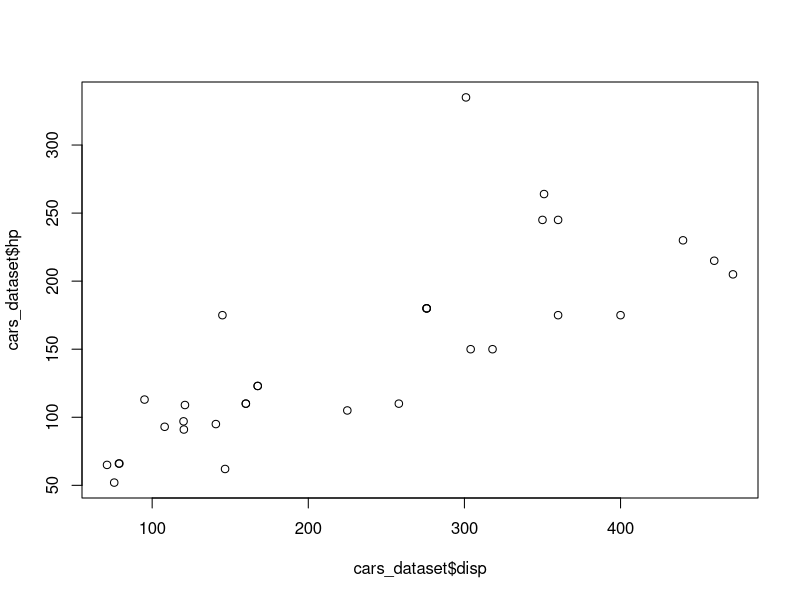
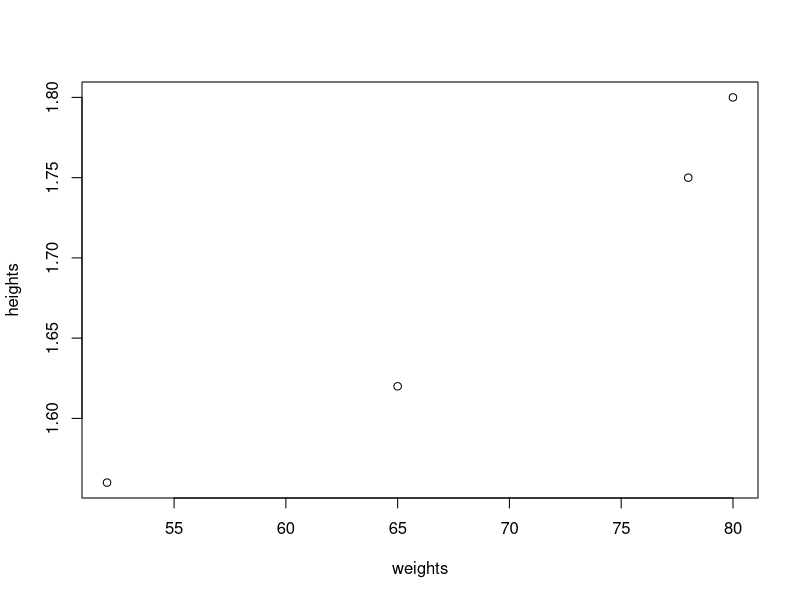
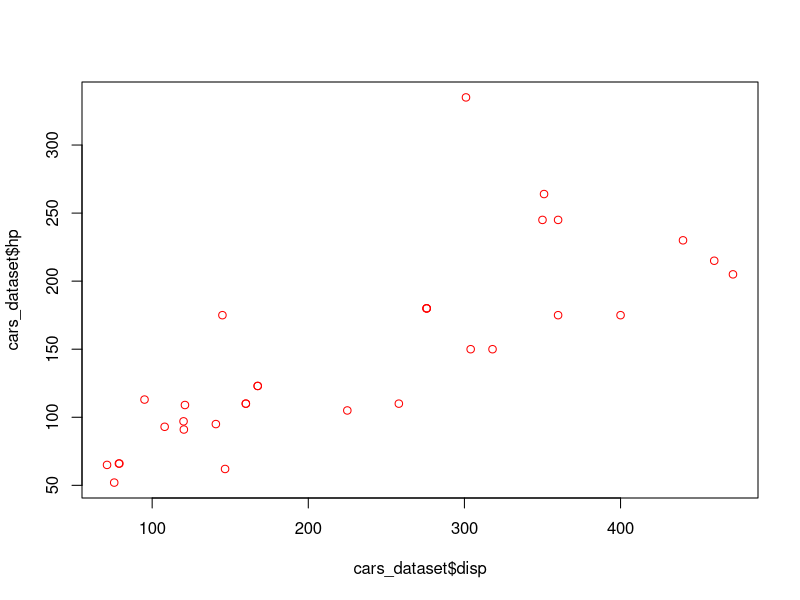
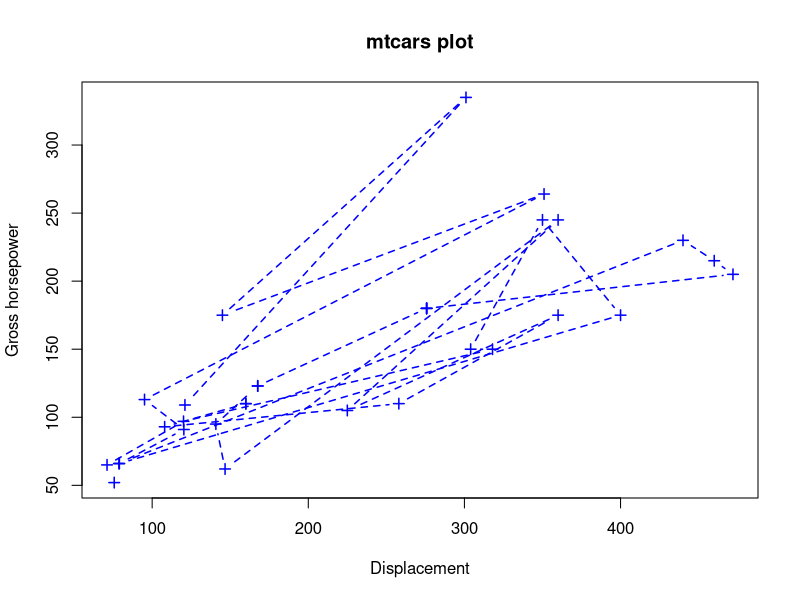
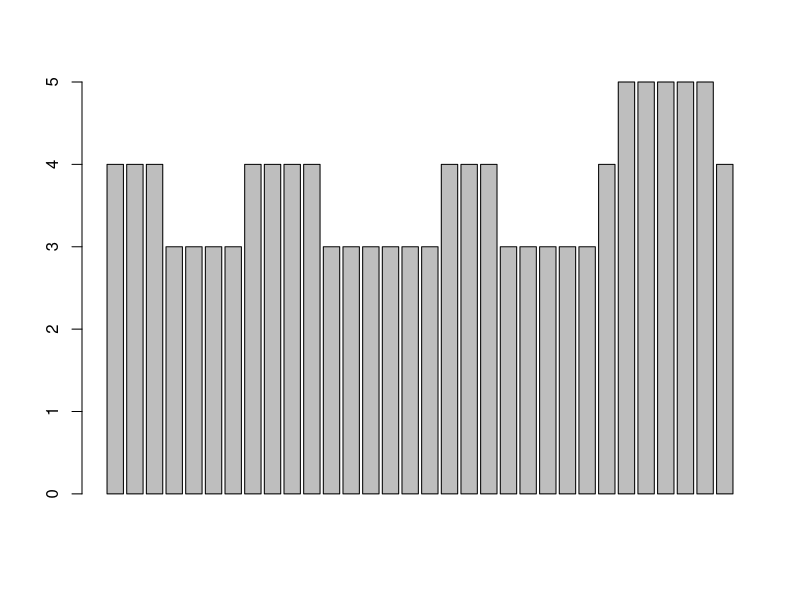
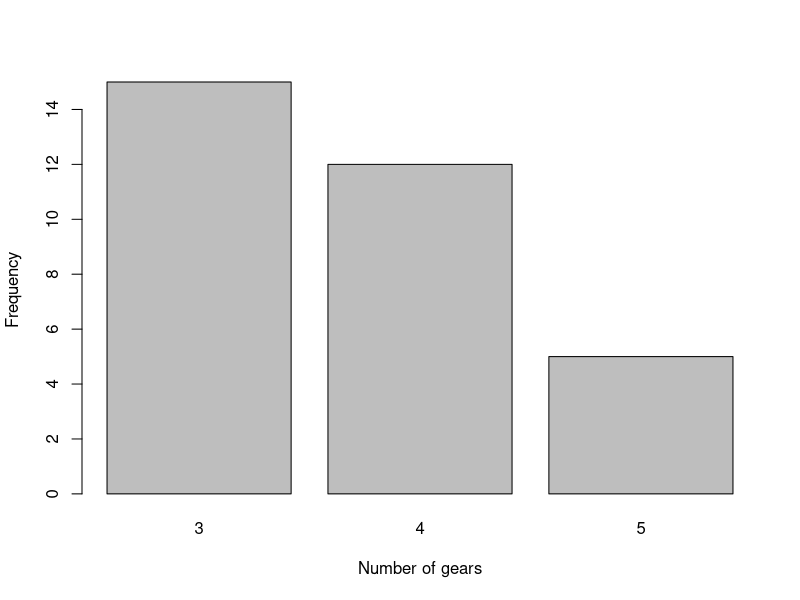
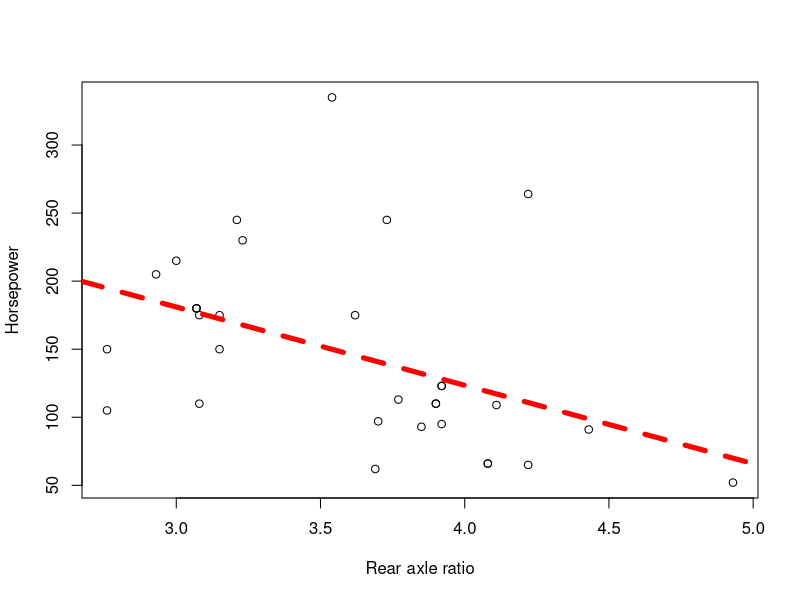
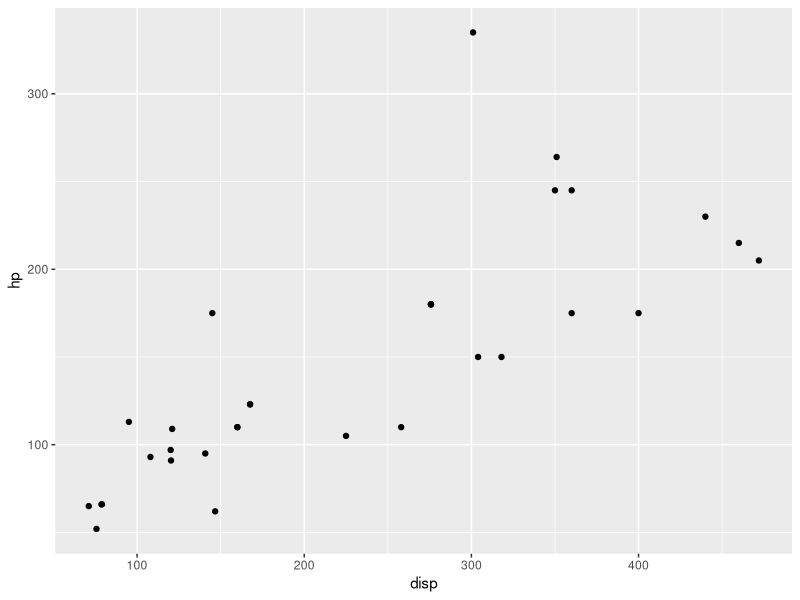

R code for these plots, in order:
## ---- chunk 1
knitr::opts_chunk$set(echo = TRUE)
## ---- chunk 2
1+2 #Add one and two together
3-4 #Subtract four from three
## ---- chunk 3
3*5 #Multiplication
6/3 #Division
2^3 #Powers
## ---- chunk 4
sqrt(2) #Square root
sum(1,4,5,100) #Sum
prod(2,3,5,6) #Product (multiply together)
## ---- chunk 5
citation()
## ---- chunk 6
a <- 3 #Define a
a^2 #Square it
## ---- chunk 7
bee <- a^3
## ---- chunk 8
(bee <- a^3)
## ---- chunk 9
vec.1 <- c(1,4,3)
vec.2 <- c(4,2,2)
## ---- chunk 10
vec.1 + vec.2 #Element-wise addition
vec.2^vec.1 #Element-wise powers
## ---- chunk 11
heights <- c(1.56, 1.62, 1.8, 1.75) #heights in metres
weights <- c(52, 65, 80, 78) #weights in kg
## ---- chunk 12
weights/heights^2
## ---- chunk 13
a <- 3
vec.1 <- c(1,4,3)
a*vec.1
## ---- chunk 14
text <- c("This", "is", "a", 'vector')
## ---- chunk 15
(naturals <- 1:50)
## ---- chunk 16
n <- 5
1:n-1
1:(n-1)
## ---- chunk 17
vec.1[2]
## ---- chunk 18
heights[2:4]
## ---- chunk 19
weights[c(1,4)]
## ---- chunk 20
cars_dataset <- read.csv("Data/mtcars.csv")
## ---- chunk 21
head(cars_dataset)
## ---- chunk 22
cars_dataset[3,]
cars_dataset[,4]
cars_dataset[3,4]
## ---- chunk 23
cars_dataset[c(1,4,6),]
## ---- chunk 24
cars_dataset$cyl
cars_dataset$disp[16]
cars_dataset[16,]$disp
## ---- chunk 25
cars_dataset[, c("mpg", "disp")]
## ---- chunk 26
cars_dataset[-4,]
cars_dataset[,-c(1,5)]
## ---- chunk 27
which(cars_dataset$gear == 4)
cars_dataset$gear == 4
## ---- chunk 28
cars_dataset[which(cars_dataset$gear == 4),]
cars_dataset[cars_dataset$gear == 4,]
## ---- chunk 29
summary(cars_dataset)
## ---- chunk 30
sd(cars_dataset$mpg)
## ---- chunk 31
apply(cars_dataset, 2, sd)
## ---- chunk 32
0/0
## ---- chunk 33
1/0
## ---- chunk 34
cars_dataset.no.names <- cars_dataset[,-1] #Remove first column
apply(cars_dataset.no.names, 2, sd)
## ---- chunk 35
cars_dataset$hp.per.cyl <- cars_dataset$hp/cars_dataset$cyl
## ---- chunk 36
plot(cars_dataset$disp, cars_dataset$hp)
## ---- chunk 37
heights <- c(1.56, 1.62, 1.8, 1.75)
weights <- c(52, 65, 80, 78) #The values from sheet 1
plot(weights, heights)
## ---- chunk 38
plot(cars_dataset$disp, cars_dataset$hp, col="red") #Makes the points red
## ---- chunk 39
plot(cars_dataset$disp, cars_dataset$hp, col="blue", type="b", pch = 3, lty = 2, lwd = 1.5,
     xlab = "Displacement", ylab = 'Gross horsepower', main = "mtcars plot")
## ---- chunk 40
barplot(cars_dataset$gear)
## ---- chunk 41
(gear.tab <- table(cars_dataset$gear))
barplot(gear.tab, xlab = "Number of gears", ylab = "Frequency")
## ---- chunk 42
mod.1 <- lm(cars_dataset$hp~cars_dataset$drat)
mod.2 <- lm(hp~drat, data = cars_dataset)
## ---- chunk 43
summary(mod.1)
## ---- chunk 44
plot(cars_dataset$drat, cars_dataset$hp, xlab="Rear axle ratio", ylab = "Horsepower")
abline(mod.1, col = "red", lty = 2, lwd= 5)
## ---- chunk 45
library(tidyverse)
## ---- chunk 46
sum(1:10)
1:10 %>% sum
## ---- chunk 47
my.iris <- iris
my.iris.num <- my.iris[,-5] #Get rid of the species column
## ---- chunk 48
round(mean(apply(my.iris.num, 2, sd)), digits=2)
my.iris.num %>% apply(2, sd) %>% mean %>% round(digits=2)
## ---- chunk 49
val <- my.iris.num %>% apply(2, sd) %>% mean %>% round(digits=2)
## ---- chunk 50
my.iris.num %>% apply(2, sd) %>% mean %>% round(digits=2) -> val
## ---- chunk 51
cars_dataset <- read.csv("Data/mtcars.csv")
## ---- chunk 52
plot1 <- ggplot(data = cars_dataset, aes(x=disp, y=hp))
## ---- chunk 53
plot1 + geom_point()
## ---- chunk 54
plot1 <- plot1 + geom_point()
## ---- chunk 55
(plot1 <- plot1 + geom_point())
## ---- chunk 56
plot2 <- ggplot(data = cars_dataset, aes(x=disp, y=hp))
## ---- chunk 57
(plot2 <- plot2 + geom_point(colour="red"))
## ---- chunk 58
plot2 <- ggplot(data = cars_dataset, aes(x=disp, y=hp)) +
            geom_point(colour="red")
## ---- chunk 59
(plot3 <- ggplot(data = cars_dataset, aes(x=disp, y=hp)) +
            geom_point() + geom_path() + #Add points, then lines
            labs(x = "Displacement", y= "Gross horsepower", title = "mtcars plot"))
## ---- chunk 60
cars_tib <- read_csv("Data/mtcars.csv")
## ---- chunk 61
head(cars_tib)
## ---- chunk 62
cars_tib <- "Data/mtcars.csv" %>% read_csv
cars_tib %>% head
## ---- chunk 63
cars_tib[3,4]
cars_tib[c(1,4,6),]
cars_tib[,-c(1,5)]
## ---- chunk 64
cars_tib %>% select(cyl)
cars_tib %>% select(mpg, disp)
## ---- chunk 65
select(cars_tib, cyl)
select(cars_tib, mpg, disp)
## ---- chunk 66
cars_no_name <- cars_tib %>% select(!Car) #Remove the car column
head(cars_no_name)
## ---- chunk 67
cars_tib %>% summary
## ---- chunk 68
cars_tib %>% summarise(sd(mpg))
cars_tib %>% select(!Car) %>% summarise(across(everything(),sd)) #(*)
## ---- chunk 69
apply(cars_tib[,-1], 2, sd)
## ---- chunk 70
cars_tib <- cars_tib %>% mutate(hp_per_cyl = hp/cyl)
